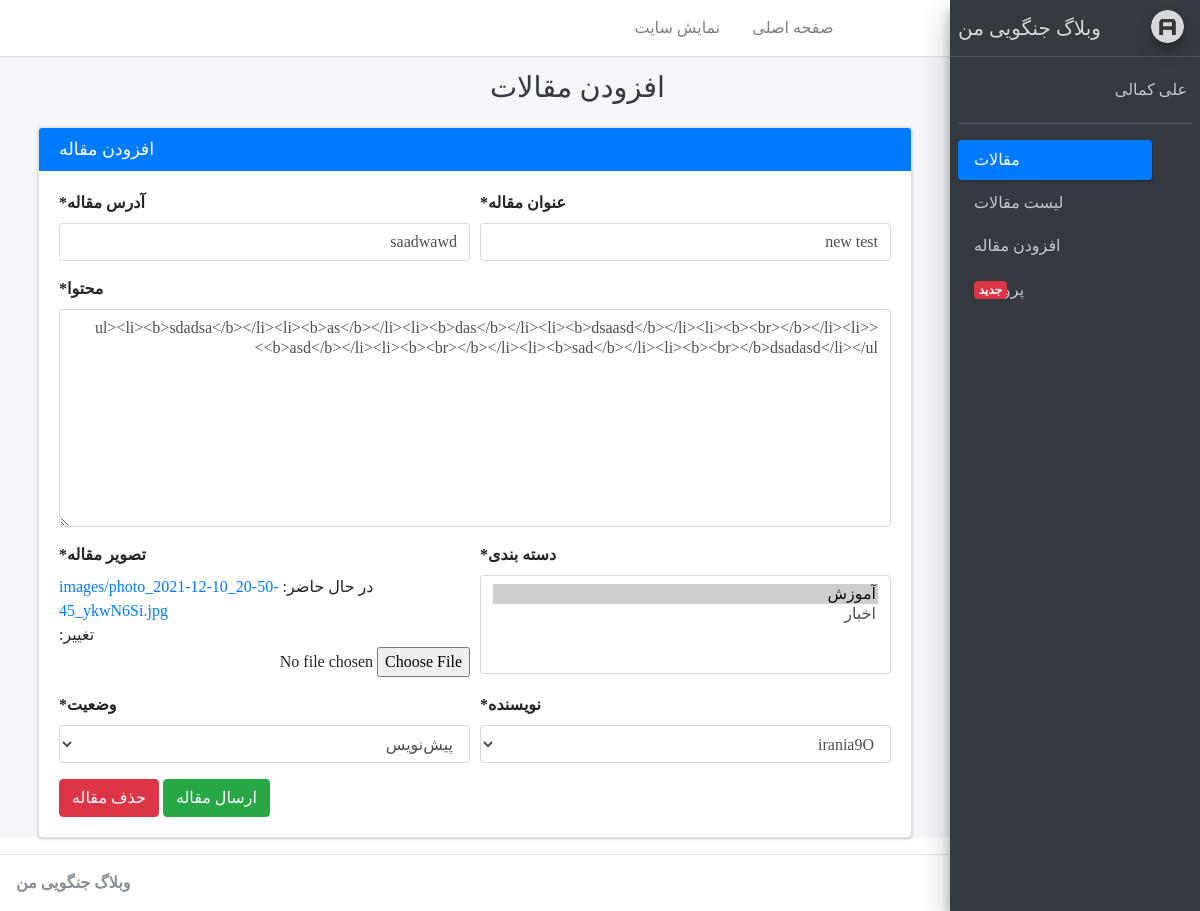
/account/article/update/4 (signed in), run on an earlier commit of the app's database.
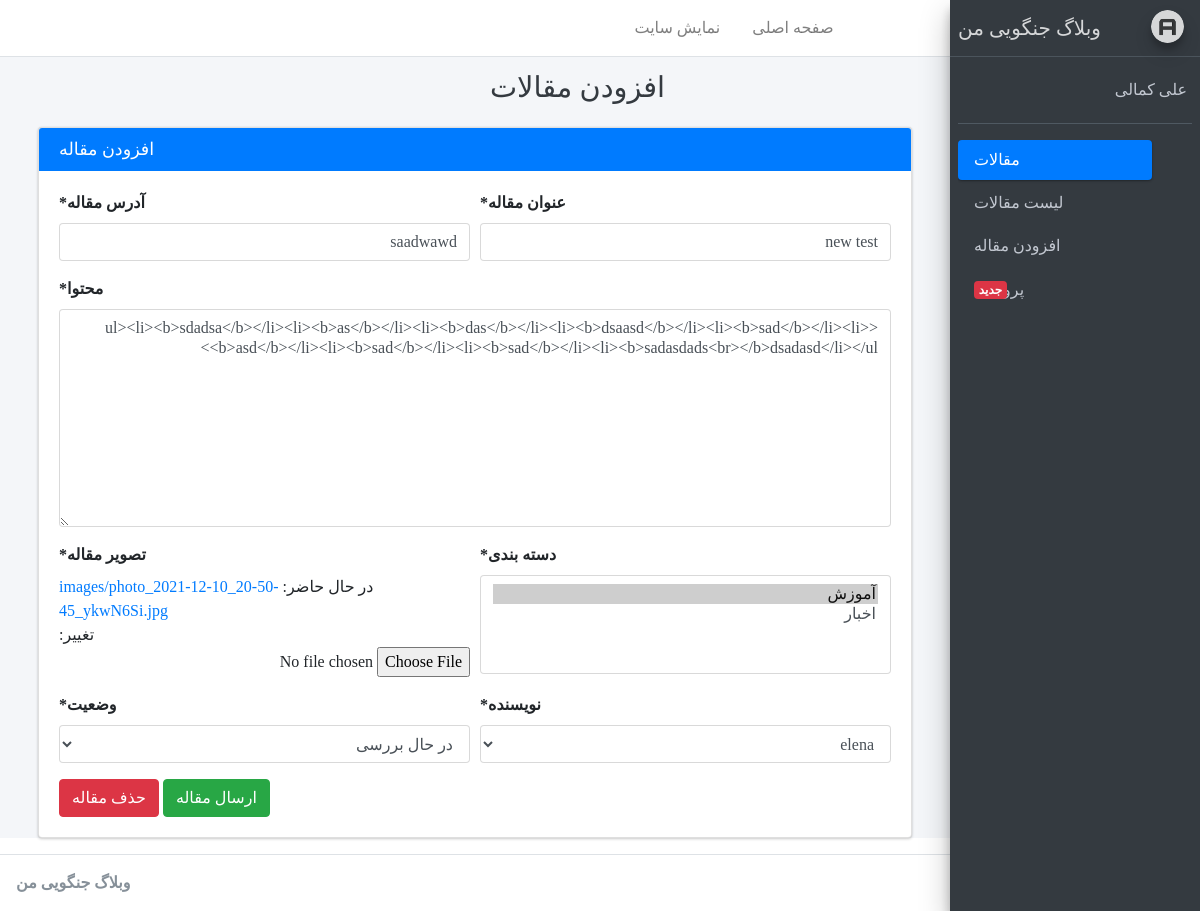
And on a later commit of the database.
### blog/models.py (models this page shows, shortened)
class Article(models.Model):
    STATUS_CHOICES = (
        ('d', 'پیش‌نویس'),           # draft
        ('p', 'منتشر شده'),         # publish
        ('i', 'در حال بررسی'),      # investigaion
        ('b', 'برگشت داده شده'),    # back
    )
    author = models.ForeignKey(User, null=True, on_delete=models.SET_NULL, related_name="articles", verbose_name="نویسنده")
    title = models.CharField(max_length=200, verbose_name="عنوان مقاله")
    slug = models.SlugField(max_length=100, unique=True, verbose_name="آدرس مقاله")
    catagory = models.ManyToManyField(Catagory, verbose_name="دسته بندی", related_name="articles")
    description = models.TextField(verbose_name="محتوا")
    thumbnail = models.ImageField(upload_to="images", verbose_name="تصویر مقاله")
    publish = models.DateTimeField(default=timezone.now, verbose_name="زمان انتشار")
    created = models.DateTimeField(auto_now_add=True)
    updated = models.DateTimeField(auto_now=True)
    status = models.CharField(max_length=1, choices=STATUS_CHOICES, verbose_name="وضعیت")
    class Meta:
        verbose_name = "مقاله"
        verbose_name_plural = "مقالات"
        ordering = ['-publish']
    def jpublish(self):
        return jalali_converter(self.publish)
    jpublish.short_description = "زمان انتشار"
    objects = ArticleManager()
    def thumbnail_tag(self):
        return format_html(f"<img width=100 height=60 style='border-radius: 5px;' src='{self.thumbnail.url}'>")
    thumbnail_tag.short_description = "عکس"
    def catagoy_to_list(self):
        catagoties = []
        for catagory in self.catagory.active():
            catagoties.append(catagory.title)
        if len(catagoties) == 0:
            return "بدون دسته بندی"
        else:
            return "، ".join(catagoties)
    catagoy_to_list.short_description = "دسته بندی"

### account/views.py (the view)
# urls.py: path('article/update/<int:pk>', ArticleUpdate.as_view(), name='article-update'),
class ArticleUpdate(AuthorAccessMixin,FormValidMixin, FieldsMixin, UpdateView):
    model = Article
    template_name = 'registration/article-create-update.html'

### account/mixins.py (called while the page is built)
	def dispatch(self, request, *args, **kwargs):
		if request.user.is_superuser:
			self.fields = [
                'author','title','slug','catagory',
                'description','thumbnail','status'
            ]
		elif request.user.is_author:
			self.fields = [
                'title','slug','catagory',
                'description','thumbnail'
            ]
		else:
			raise Http404("You can't see this page.")
		return super().dispatch(request, *args, **kwargs)

	def dispatch(self, request, pk, *args, **kwargs):
		article = get_object_or_404(Article, pk= pk)
		if article.author == request.user and article.status in ['d','b'] or\
			 request.user.is_superuser:
			return super().dispatch(request, *args, **kwargs)
		else:
			raise Http404("You can't see this page.")

### blog/models.py (called while the page is built)
    def __str__(self) -> str:
        return self.title

### blog/templatetags/base_tags.py (called while the page is built)
@register.simple_tag
def site_name():
    return SiteSetting.objects.get(pk=1).site_name

@register.inclusion_tag("registration/partials/link.html")
def link(request, link_name, content):
    return {
        "request": request,
        "link_name": link_name,
        "link": f"account:{link_name}",
        "content": content
    }

### templates/registration/article-create-update.html (shortened to what this page needs)
{% extends 'registration/base.html' %}
{% load crispy_forms_tags %}
{% block title %}{% block title-meta %}
افزودن مقالات
{% endblock %}{% endblock %}
{% block main %}
<div class="col-md-12">
    <div class="card card-primary">
        <div class="card-header">
            <h3 class="card-title mb-0 float-left">افزودن مقاله</h3>
        </div>
            <div class="card-body">
                <form method="post" enctype="multipart/form-data">
                    <div class="form-row">
                        <div class="form-group col-md-6 mb-0">
                        {{ form.title|as_crispy_field }}
                        </div>
                        <div class="form-group col-md-6 mb-0">
                            {{ form.slug|as_crispy_field }}
                        </div>
                        <div class="form-group col-md-12 mb-0">
                            {{ form.description|as_crispy_field }}
                        </div>
                        <div class="form-group col-md-6 mb-0">
                            {{ form.catagory|as_crispy_field }}
                        </div>
                        <div class="form-group col-md-6 mb-0">
                            {{ form.thumbnail|as_crispy_field }}
                        </div>
                        {% if user.is_superuser %}
                            <div class="col-6">
                            {{ form.author|as_crispy_field }}
                            </div>
                            <div class="col-6">
                            {{ form.status|as_crispy_field }}
                            </div>
                        {% endif %}
                    </div>
                    <button class="btn btn-success">ارسال مقاله</button>
                    {% if user.is_superuser and request.resolver_match.kwargs.pk %}
                        <a href="{% url 'account:article-delete' request.resolver_match.kwargs.pk %}" class="btn btn-danger">حذف مقاله</a>
                    {% endif %}
                </form>
            </div>
    </div>
</div>
{% endblock %}

What changed in the data, as far as the page shows it:
changed Article "new test": description "<ul><li><b>sdadsa</b></li><li><b>as</b></li><li><b>das</b></li><li><b>dsaasd</b></li><li><b><br></b></li><li><b>asd</b></li><li><b><br></b></li><li><b>sad</b></li><li><b><br></b>dsadasd</li></ul>" → "<ul><li><b>sdadsa</b></li><li><b>as</b></li><li><b>das</b></li><li><b>dsaasd</b></li><li><b>sad</b></li><li><b>asd</b></li><li><b>sad</b></li><li><b>sad</b></li><li><b>sadasdads<br></b>dsadasd</li></ul>"; author "irania9O" → "elena"; status "پیش‌نویس" → "در حال بررسی"
